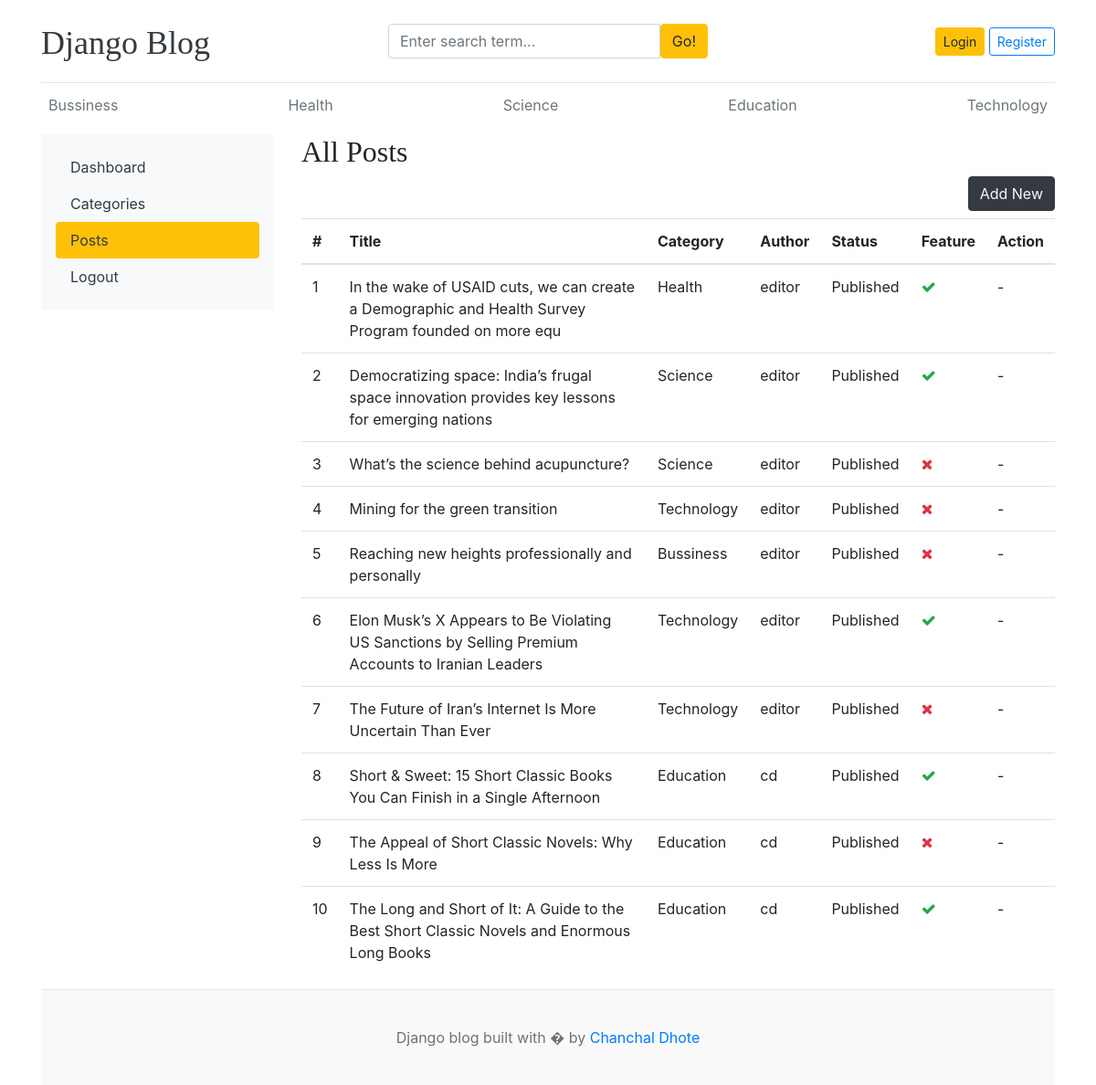
Before: /dashboard/posts/ with the older database file.
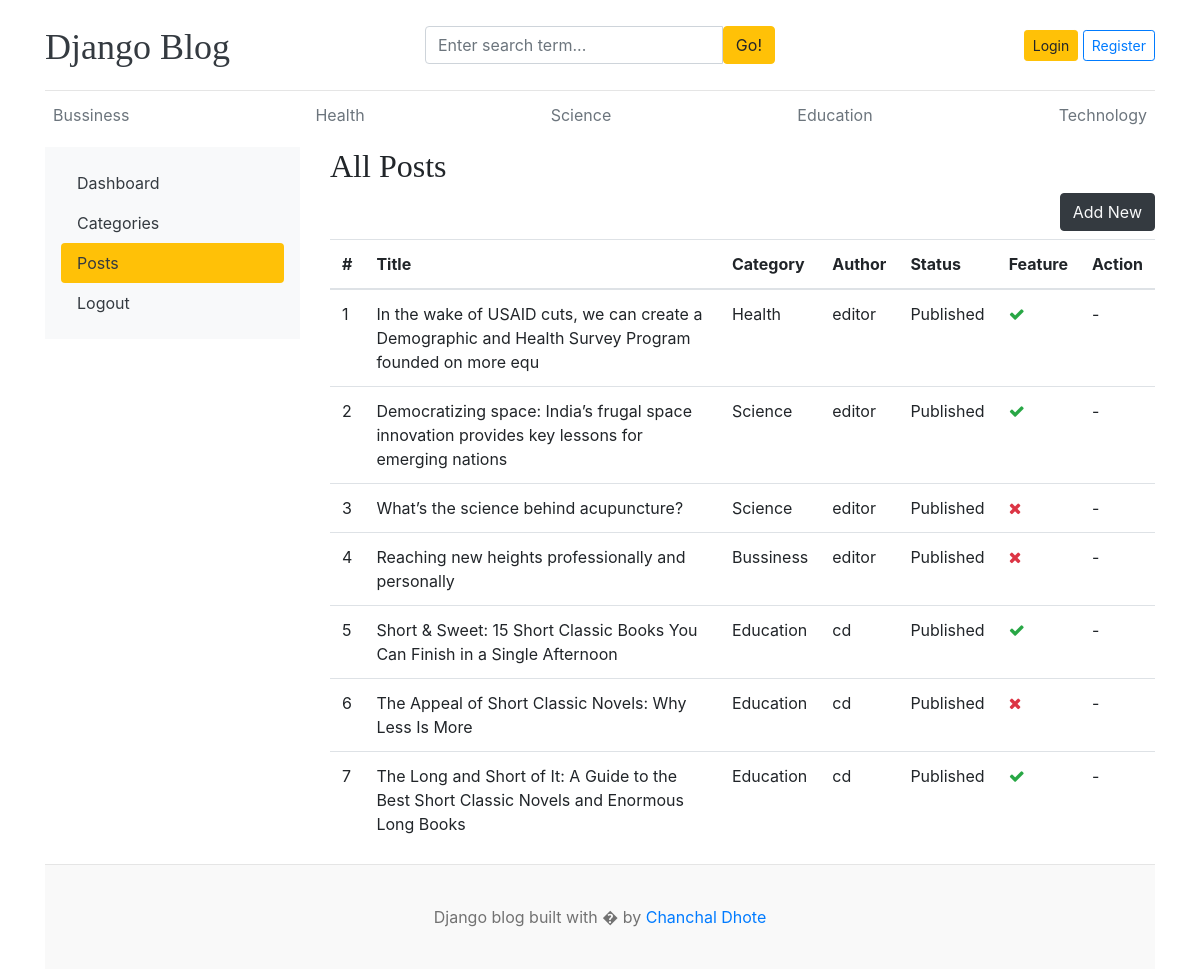
After: the same page with the newer database file.
### blogs/models.py (models this page shows, shortened)
class Category(models.Model):
    category_name = models.CharField(max_length=50, unique=True)
    slug = models.SlugField(max_length=100, unique=True, null=True, blank=True)
    created_at = models.DateTimeField(auto_now_add=True)
    updated_at = models.DateTimeField(auto_now=True)
    class Meta:
        verbose_name_plural = 'categories'
    def __str__(self):
        return self.category_name

class Blog(models.Model):
    title = models.CharField(max_length=100)
    slug = models.SlugField(max_length=150, unique=True, blank=True, null=True)
    category =models.ForeignKey(Category,on_delete=models.CASCADE)  #blog post also deleted releted to that catagory
    author = models.ForeignKey(User, on_delete=models.CASCADE) #if the user is deleted then user releted blog post also deleted
    featured_image = models.ImageField(upload_to='uploads/%Y/%m/%d')
    short_description = models.TextField(max_length=500)
    blog_body = models.TextField(max_length=2000)
    status =models.CharField(max_length=20, choices=STATUS_CHOICES, default='Draft')
    is_featured = models.BooleanField(default=False)
    created_at = models.DateTimeField(auto_now_add=True)
    updated_at = models.DateTimeField(auto_now=True)

### dashboards/views.py (the view)
# urls.py: path('posts/',views.posts,name='posts'),
def posts(request):
    posts = Blog.objects.all().order_by('-created_at')
    context ={
        'posts':posts
    }
    return render(request, 'dashboard/posts.html',context)

### blogs/context_processors.py (called while the page is built)
def get_categories(request):
    categories = Category.objects.all()
    return dict(categories=categories)

def get_social_links(request): # data bse mdhy configure karan mg everywhere apply hote
    social_links= SocialLink.objects.all()
    return dict(social_links =social_links)

### templates/dashboard/posts.html
{% extends 'base.html' %}
{% block content %}
<div class="row">
    {% include 'dashboard/sidebar.html' %}
    <div class="col-md-9">
        <h2>All Posts</h2>
        <a href="{% url 'add_posts' %}" class="btn btn-dark  text-light float-right mb-2">Add New</a>
        <table class="table table-hover">
            <thead>
                <tr>
                    <th>#</th>
                    <th>Title</th>
                    <th>Category</th>
                    <th>Author</th>
                    <th>Status</th>
                    <th>Feature</th>
                    <th>Action</th>
                </tr>
            </thead>
            <tbody>
                {% for post in posts %}
                <tr>
                    <td>{{ forloop.counter }}</td>
                    <td>{{ post.title }}</td>
                    <td>{{ post.category }}</td>
                    <td>{{ post.author }}</td>
                    <td>{{ post.status }}</td>
                    <td>{% if post.is_featured %}<i class="fa fa-check text-success"></i>{% else %}<i
                            class="fa fa-times text-danger"></i>{% endif %}</td>
                    <td>
                        {% if request.user == post.author or request.user.is_staff or request.user.is_superuser %}
                        <a href="{% url 'edit_posts' post.id %}">
                            <i class="fa fa-edit text-success"></i>
                        </a>
                        &nbsp;
                        <a href="{% url 'delete_posts' post.id %}">
                            <i class="fa fa-trash text-danger"></i>
                        </a>
                        {% else %}
                        -
                        {% endif %}
                    </td>
                </tr>
                {% endfor %}
            </tbody>
        </table>
    </div>
</div>
{% endblock %}

### templates/base.html (shortened to what this page needs)
{% load static %}
<!DOCTYPE html>
<html lang="en">
<head>
  <link href="https://getbootstrap.com/docs/4.0/dist/css/bootstrap.min.css" rel="stylesheet">
  <link href="{% static 'css/blog.css' %}" rel="stylesheet">
  <link rel="stylesheet" href="https://cdnjs.cloudflare.com/ajax/libs/font-awesome/4.7.0/css/font-awesome.min.css">
</head>
<body>
  <div class="container">
    <header class="blog-header py-3">
      <div class="row flex-nowrap justify-content-between align-items-center">
        <div class="col-4 pt-1">
          <a class="blog-header-logo text-dark" href="/">Django Blog</a>
        </div>
        <div class="col-4">
          <form action="{% url 'search' %}" method="GET">
            <div class="input-group">
              <input class="form-control" type="text"  name="keyword" value="{{ keyword }}" placeholder="Enter search term..." aria-label="Enter">
              <button type="submit"  class="btn btn-warning" id="button-search">Go!</button>
            </div>
          </form>
        </div>
        <div class="col-4 d-flex justify-content-end align-items-center">
        {% if not user.is_authenticated %}
          <a class="btn btn-sm btn-warning" class="btn btn-sm btn-warning" href="{% url 'login' %}">Login</a> &nbsp;
          <a class="btn btn-sm btn-outline-primary" href="{% url 'register' %}">Register</a>
        {% else %}
        <span><a class="btn btn-sm btn-success" href="{% url 'dashboard' %}">Dashboard</a></span>
        &emsp;
        <span><a class="btn btn-sm btn-danger" href="{% url 'logout' %}">Logout</a></span>
        {% endif %}
        </div>
      </div>
    </header>
    <div class="nav-scroller py-1 mb-2">
      <nav class="nav d-flex justify-content-between">
        {% for cat in categories %}
        <a class="p-2 text-muted" href="{% url 'post_by_category' cat.id %}">{{ cat.category_name }}</a>
        {% endfor %}
      </nav>
    </div>
    {% block content %}
    {% endblock %}
    <footer class="blog-footer">
      <p>Django blog built with � by <a href="#">Chanchal Dhote</a></p>
    </footer>
</body>
</html>

Changed rows visible on the page:
removed Blog: title "Mining for the green transition", category "Technology", author "editor", status "Published", is_featured False (drawn)
removed Blog: title "Elon Musk’s X Appears to Be Violating US Sanctions by Selling Premium Accounts to Iranian Leaders", category "Technology", author "editor", status "Published", is_featured True (drawn)
removed Blog: title "The Future of Iran’s Internet Is More Uncertain Than Ever", category "Technology", author "editor", status "Published", is_featured False (drawn)
